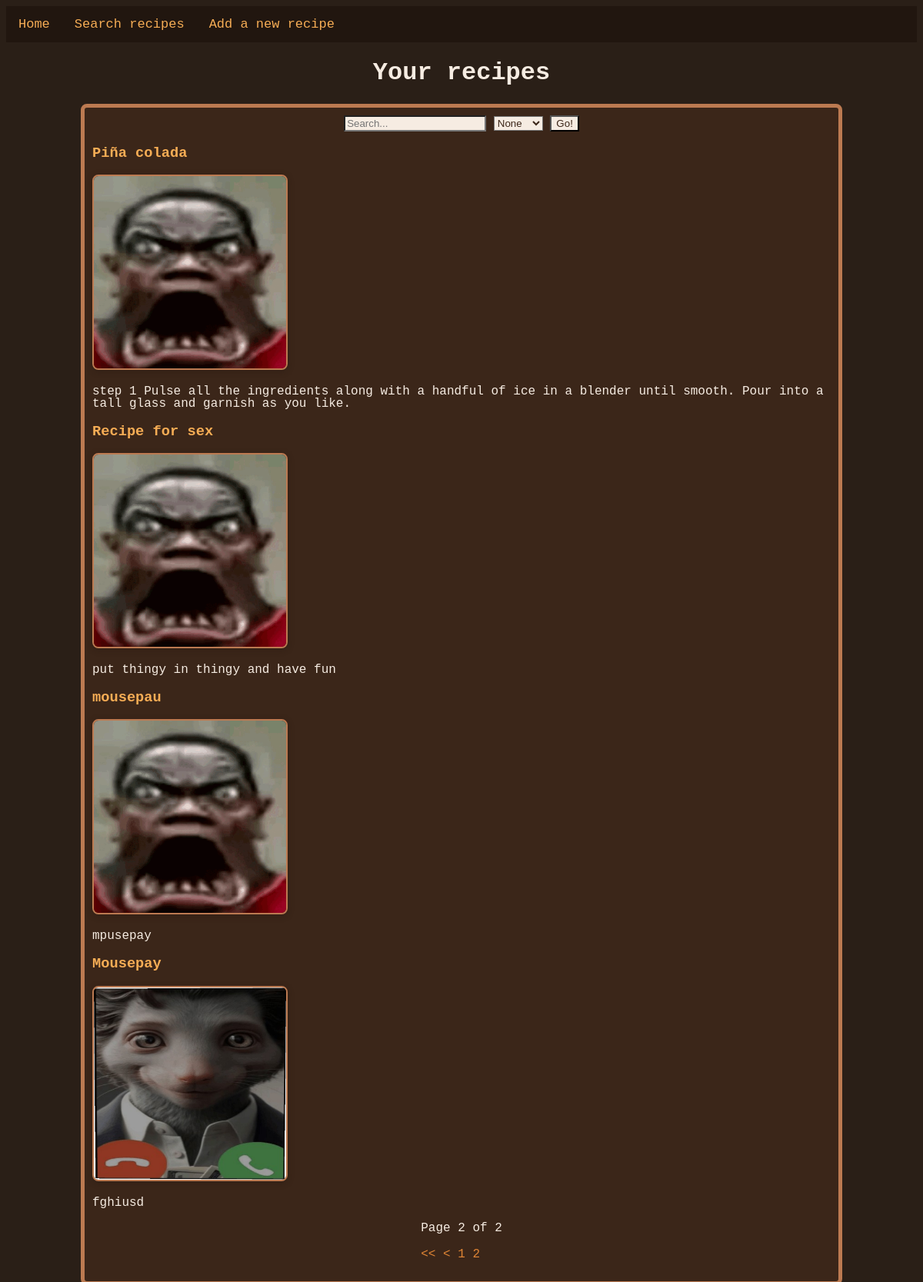
/recipes/?page=2, run on the app's committed database.
### recipesMain/models.py (models this page shows, shortened)
class recipe(models.Model):
    recipeId = models.BigAutoField(primary_key = True)
    title = models.CharField(max_length = 50)
    prepTime = models.IntegerField(default=15)
    cookTime = models.IntegerField(default=20)
    ingredients = models.TextField()
    body = models.TextField()
    image = models.ImageField(upload_to="food_images/", default="food_images/icon.png")
    tag = models.ManyToManyField(category, db_column = "categoryTitle")
    class Meta:
        db_table = "recipe"

### recipesMain/views.py (the view)
# urls.py: path("", views.listRecipesView, name="listRecipesView"),
def listRecipesView(request):
    categories = category.objects.all()
    q = request.GET.get("q", default="")
    tagDDM = request.GET.get("tagDDM", default="")
    recipesDisp = recipe.objects.filter((Q(title__icontains=q) |
                                        Q(body__icontains=q)) &
                                        Q(tag__categoryTitle__icontains=tagDDM))
    paginator = P(recipesDisp, 4)
    pageObj = paginator.get_page(request.GET.get('page'))
    return render(request, "recipeViews/recipeList.html", {"category": categories, "pageObj": pageObj,})

### templates/recipeViews/recipeList.html (shortened to what this page needs)
{% extends "base.html" %}
{% load static %}
{% block content %}
<div class="centreTitle">
    <h1>Your recipes</h1>
</div>
<div class="centreColumn">
    <form class="searchbar" action="/recipes/" method="get">
        <input name="q" type="text" placeholder="Search..." />
        <select name="tagDDM">
            <option value="">None</option>
        </select>
        <input type="submit" value="Go!" />
    </form>
    <div>
        {% if pageObj %}
            {% for getdata in pageObj %}
            <article class="entry">
                <h3><a class="recipeLink" href="/recipes/{{ getdata.recipeId }}">{{ getdata.title }}</a></h3>
                <p><img class="previewImage" src="{{getdata.image.url}}" alt="{{getdata.image.url}}"></p>
                <p>{{ getdata.body | truncatechars:200 }}</p>
            </article>
            {% endfor %}
        {% else %}
            <p class="noResult">No results. Maybe you should write this one next!</p>
        {% endif %}
    </div>
    <div class="pagination">
        <span>
            Page {{ pageObj.number }} of {{ pageObj.paginator.num_pages }}
        </span>
        <p>
        {% if pageObj.has_previous %}
            <a href="?page=1"><<</a>
            <a href="?page={{ pageObj.previous_page_number }}"><</a>
        {% endif %}
        {% for num in pageObj.paginator.page_range %}
            {% if page_obj.number == num %}
                <strong>{{ num }}</strong>
            {% else %}
                <a href="?page={{ num }}">{{ num }}</a>
            {% endif %}
        {% endfor %}
        </p>
    </div>
</div>
{% endblock %}

### static/css/main.css (style rules this page uses)
:root { --autumn-bg: #2a1f17; --autumn-container-bg: #3b2619; --autumn-accent: #e08535; --autumn-accent-dark: #8f4c1c; --autumn-text: #f6ece2; --autumn-link: #f6ad55; --autumn-hover: #e57242; --autumn-border: #bc7a51; }
.centreColumn { width: 960px; height: 100%; padding: 10px; border: 5px solid var(--autumn-border); border-radius: 8px; word-break: keep-all; background-color: var(--autumn-container-bg); margin: auto; display: flex; flex-direction: column; align-items: center; color: var(--autumn-text); }
.centreTitle { align-items: center; text-align: center; }
.entry { line-height: 1; }
.recipeLink { color: var(--autumn-accent); text-decoration: none; }
.searchbar input { background-color: var(--autumn-text); color: #3b2619; }
.searchbar select { background-color: var(--autumn-text); color: #3b2619; }
.pagination a { color: var(--autumn-accent); text-decoration: none; }
.previewImage { width:100%; max-width:250px; border-radius: 8px; border: 2px solid var(--autumn-border); box-shadow: 0 2px 8px #21160f55; }
.recipeLink { color: var(--autumn-link); text-decoration: none; transition: background-color 0.3s ease, color 0.3s ease; }
body { color: var(--autumn-text); background-color: var(--autumn-bg); font-family: 'Lucida Console', 'Courier New', monospace; height: 100%; }

### data on the page
recipe: title "Piña colada", image (picture), body "step 1 Pulse all the ingredients along with a handful of ice in a blender until smooth. Pour into a tall glass and garnish as you like."
recipe: title "Recipe for sex", image (picture), body "put thingy in thingy and have fun"
recipe: title "mousepau", image (picture), body "mpusepay"
recipe: title "Mousepay", image (picture), body "fghiusd"

### other printed values
{{ pageObj.number }} "2"
{{ pageObj.paginator.num_pages }} "2"
{{ num }} "1" "2"
